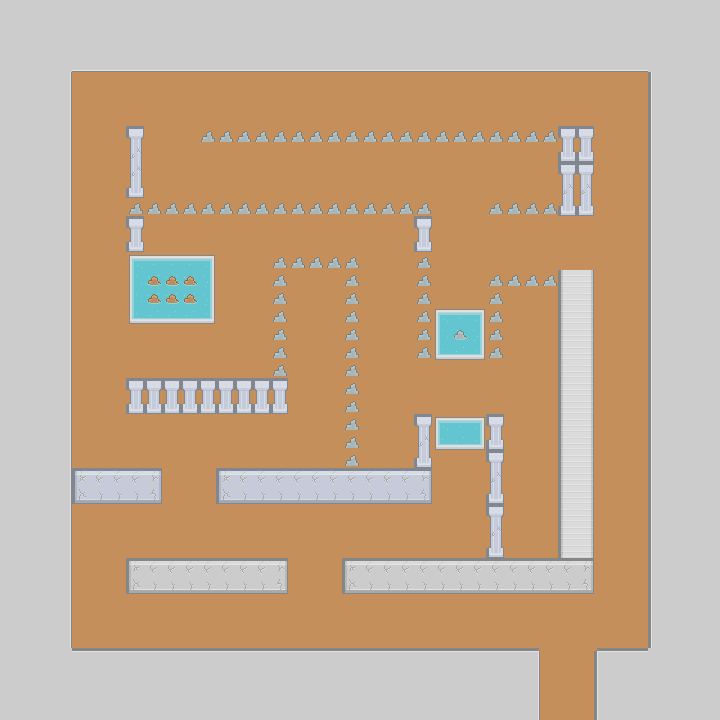

Below is a game level as drawn by its tile map, then a one-line description and the .tmx that defines it (tile-layer data replaced by summaries):
An orthogonal 40x40 tile map with 18x18 px tiles, 3 tile layers (Ground, Border, World), 1 hidden layer not drawn and 5 objects (BossArea, BossEnemy, TreasureBox, ToMap2Scene, FromMap2Scene).

<map version="1.4" tiledversion="1.4.2" orientation="orthogonal" renderorder="right-down" width="40" height="40" tilewidth="18" tileheight="18" infinite="0" nextlayerid="9" nextobjectid="6">
 <editorsettings>
  <export target="map3.json" format="json" />
 </editorsettings>
 <tileset firstgid="1" name="map_tiles1" tilewidth="18" tileheight="18" spacing="3" tilecount="1767" columns="57">
  <image source="map_tiles1.png" trans="000000" width="1196" height="650" />
 </tileset>
 <layer id="5" name="Ground" width="40" height="40">
  <data>[1600 cells, 1600 non-empty, 1 distinct tile ids]</data>
 </layer>
 <layer id="2" name="Border" width="40" height="40">
  <data>[1600 cells, 564 non-empty, 7 distinct tile ids]</data>
 </layer>
 <layer id="3" name="World" width="40" height="40">
  <data>[1600 cells, 271 non-empty, 28 distinct tile ids]</data>
 </layer>
 <layer id="4" name="Environment" width="40" height="40" visible="0">
  <data>[1600 cells, 0 non-empty, 0 distinct tile ids]</data>
 </layer>
 <objectgroup id="8" name="Goal">
  <object id="3" name="BossArea" x="504" y="504" width="54" height="18" />
  <object id="4" name="BossEnemy" x="531.049" y="509.096">
   <point />
  </object>
  <object id="5" name="TreasureBox" x="532.094" y="543.593">
   <point />
  </object>
 </objectgroup>
 <objectgroup id="7" name="Area">
  <object id="1" name="ToMap2Scene" x="540" y="702" width="54" height="18" />
 </objectgroup>
 <objectgroup id="6" name="Player">
  <object id="2" name="FromMap2Scene" x="568.682" y="670.083">
   <point />
  </object>
 </objectgroup>
</map>
